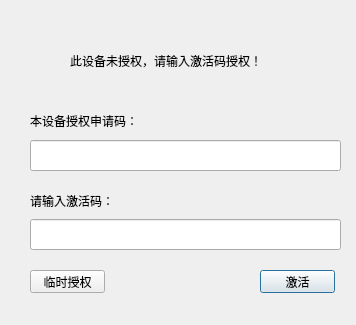
<?xml version="1.0" encoding="UTF-8"?>
<ui version="4.0">
 <class>DialogClass</class>
 <widget class="QDialog" name="DialogClass">
  <property name="geometry">
   <rect>
    <x>0</x>
    <y>0</y>
    <width>356</width>
    <height>325</height>
   </rect>
  </property>
  <property name="windowTitle">
   <string>授权面板</string>
  </property>
  <widget class="QPushButton" name="pushButton">
   <property name="geometry">
    <rect>
     <x>260</x>
     <y>270</y>
     <width>75</width>
     <height>23</height>
    </rect>
   </property>
   <property name="text">
    <string>激活</string>
   </property>
  </widget>
  <widget class="QLineEdit" name="lineEdit_Author">
   <property name="geometry">
    <rect>
     <x>30</x>
     <y>219</y>
     <width>311</width>
     <height>31</height>
    </rect>
   </property>
  </widget>
  <widget class="QLabel" name="label_Enter">
   <property name="geometry">
    <rect>
     <x>30</x>
     <y>190</y>
     <width>161</width>
     <height>21</height>
    </rect>
   </property>
   <property name="text">
    <string>请输入激活码：</string>
   </property>
  </widget>
  <widget class="QLineEdit" name="lineEdit_Apply">
   <property name="geometry">
    <rect>
     <x>30</x>
     <y>140</y>
     <width>311</width>
     <height>31</height>
    </rect>
   </property>
   <property name="readOnly">
    <bool>true</bool>
   </property>
  </widget>
  <widget class="QLabel" name="label_Apply">
   <property name="geometry">
    <rect>
     <x>30</x>
     <y>110</y>
     <width>181</width>
     <height>21</height>
    </rect>
   </property>
   <property name="text">
    <string>本设备授权申请码：</string>
   </property>
  </widget>
  <widget class="QLabel" name="label_Note">
   <property name="geometry">
    <rect>
     <x>70</x>
     <y>50</y>
     <width>271</width>
     <height>21</height>
    </rect>
   </property>
   <property name="text">
    <string>此设备未授权，请输入激活码授权！</string>
   </property>
  </widget>
  <widget class="QPushButton" name="pushButtonTempAuthority">
   <property name="geometry">
    <rect>
     <x>30</x>
     <y>270</y>
     <width>75</width>
     <height>23</height>
    </rect>
   </property>
   <property name="text">
    <string>临时授权</string>
   </property>
  </widget>
 </widget>
 <layoutdefault spacing="6" margin="11"/>
 <resources/>
 <connections/>
</ui>
